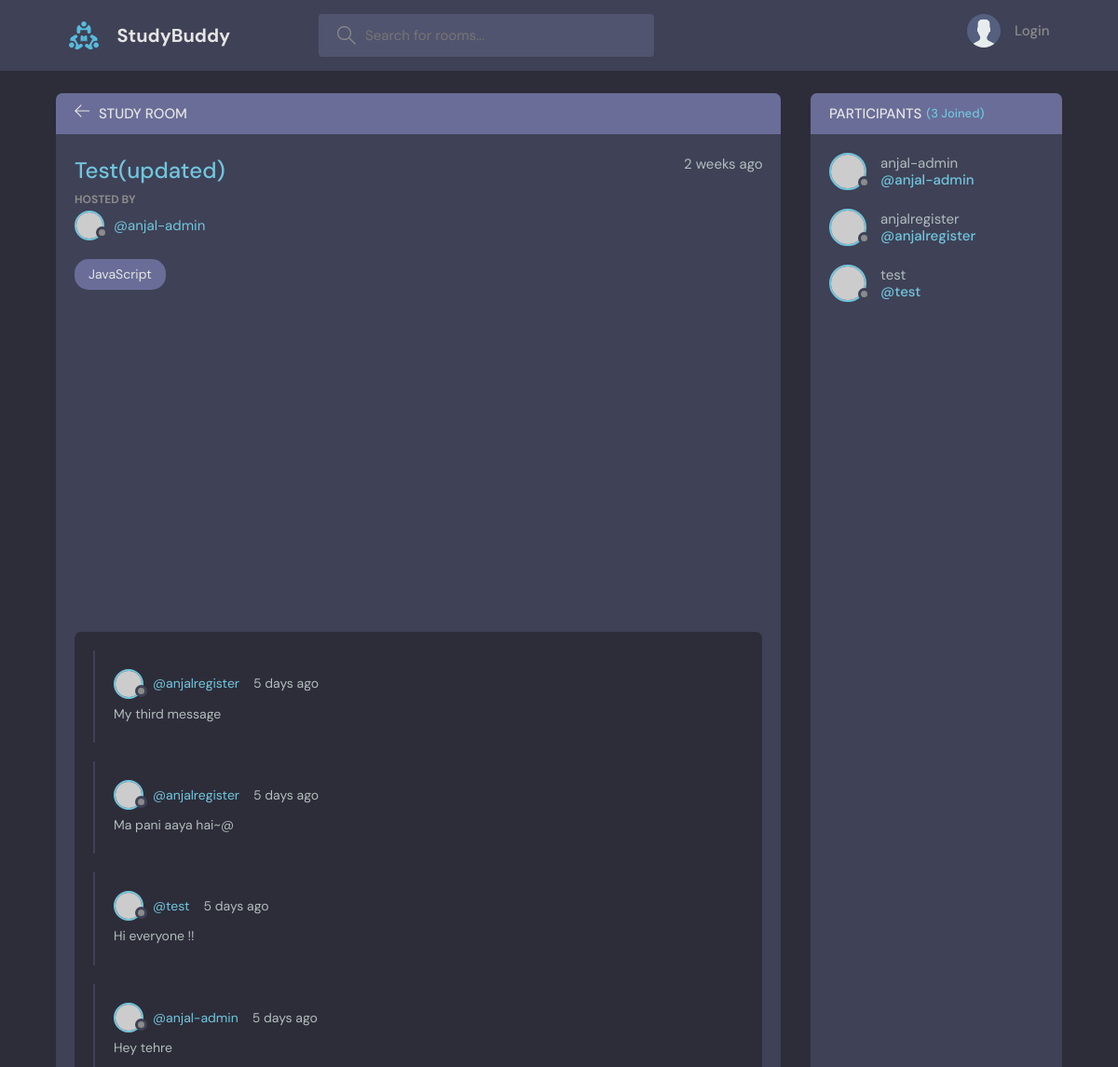
Page /room/1 (upper part) on the earlier database version.
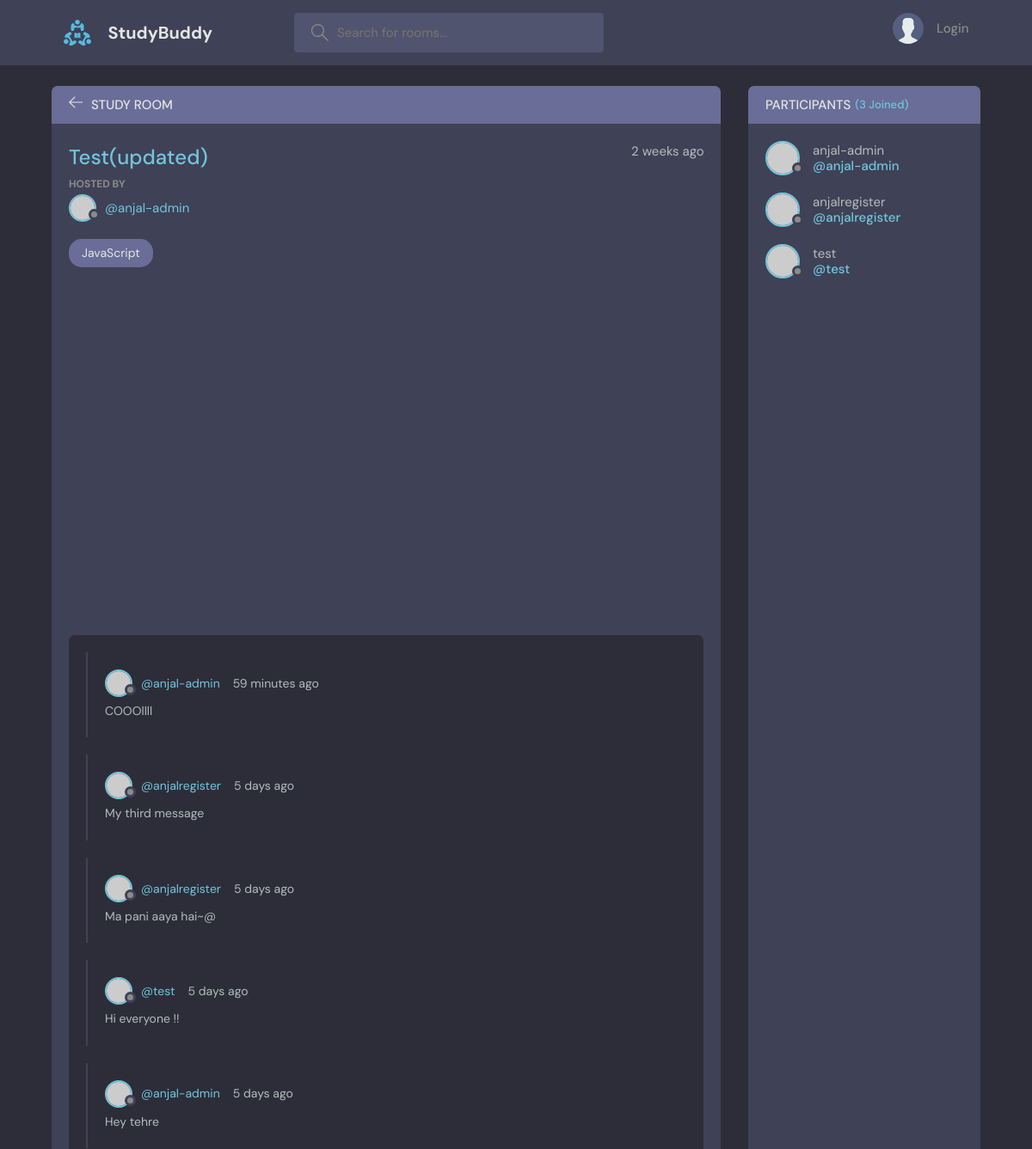
Same page on the later database version.
### base/models.py (models this page shows, shortened)
class Message(models.Model):
    user = models.ForeignKey(User, on_delete=models.CASCADE)
    room = models.ForeignKey(Room, on_delete=models.CASCADE)
    body = models.TextField()
    updated = models.DateTimeField(auto_now=True)
    created = models.DateTimeField(auto_now_add=True)
    class Meta:
        ordering = ['-updated', 'created']

### base/views.py (the view, shortened to what this page needs)
# urls.py: path('room/<str:pk>', views.room, name='room'),
def room(request, pk):
    room = Room.objects.get(id=pk)
    room_messages = room.message_set.all().order_by('-created')
    participants = room.participants.all()
    context = {'room': room, 'room_messages':room_messages, 'participants':  participants}
    return render(request, 'base/room.html', context)

### base/models.py (called while the page is built)
    def __str__(self):
        return self.name

### base/templates/base/room.html (shortened to what this page needs)
{% extends 'main.html' %}
{% block content %}
    <main class="profile-page layout layout--2">
      <div class="container">
        <div class="room">
          <div class="room__top">
            <div class="room__topLeft">
              <a href="{% url 'home' %}">
                <svg version="1.1" xmlns="http://www.w3.org/2000/svg" width="32" height="32" viewBox="0 0 32 32">
                  <title>arrow-left</title>
                  <path
                    d="M13.723 2.286l-13.723 13.714 13.719 13.714 1.616-1.611-10.96-10.96h27.625v-2.286h-27.625l10.965-10.965-1.616-1.607z"
                  ></path>
                </svg>
              </a>
              <h3>Study Room</h3>
            </div>
          </div>
          <div class="room__box scroll">
            <div class="room__header scroll">
              <div class="room__info">
                <h3>{{room.name}}</h3>
                <span>{{room.created|timesince}} ago</span>
              </div>
              <div class="room__hosted">
                <p>Hosted By</p>
                <a href="{% url 'user-profile' room.host.id %}" class="room__author">
                  <div class="avatar avatar--small">
                    <img src="https://randomuser.me/api/portraits/men/37.jpg" />
                  </div>
                  <span>@{{room.host.username}}</span>
                </a>
              </div>
              <span class="room__topics">{{room.topic}}</span>
            </div>
            <div class="room__conversation">
              <div class="threads scroll">
                {% for message in room_messages %}
                <div class="thread">
                  <div class="thread__top">
                    <div class="thread__author">
                      <a href="{% url 'user-profile' message.user.id %}" class="thread__authorInfo">
                        <div class="avatar avatar--small">
                          <img src="https://randomuser.me/api/portraits/men/37.jpg" />
                        </div>
                        <span>@{{message.user.username}}</span>
                      </a>
                      <span class="thread__date">{{message.created|timesince}} ago</span>
                    </div>
                  </div>
                  <div class="thread__details">
                    {{ message.body }}
                  </div>
                </div>
                {% endfor %}
              </div>
            </div>
          </div>
        </div>
        <div class="participants">
          <h3 class="participants__top">Participants <span>({{participants.count}} Joined)</span></h3>
          <div class="participants__list scroll">
            {% for user in participants %}
            <a href="{% url 'user-profile' user.id %}" class="participant">
              <div class="avatar avatar--medium">
                <img src="https://randomuser.me/api/portraits/men/37.jpg" />
              </div>
              <p>
                {{ user.username }}
                <span>@{{user.username}} </span>
              </p>
            </a>
            {% endfor %}
          </div>
        </div>
      </div>
    </main>
  </body>
{% endblock content %}

Differences in the rows shown:
added Message: user.username "anjal-admin", created "59 minutes", body "COOOllll"
